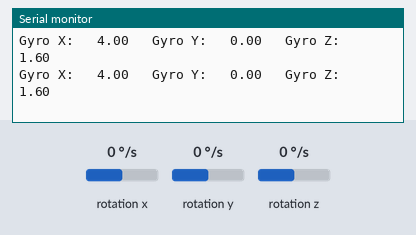
Bench run of a sketch on a simulated Arduino Uno, built with avr-gcc and run on an emulated ATmega328P. Parts: the last lines printed to the serial monitor. Wiring (inferred from the names in the program): MPU-6050 motion sensor at I2C address 0x68. Inputs (shaded band) come from the test bench; at power-on: rotation x 0 °/s, rotation y 0 °/s, rotation z 0 °/s.

Above: at 1.2 s.
1.3 s: rotation x set to -192 °/s
At 1.36 s:
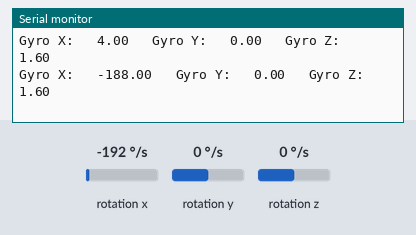
2.8 s: rotation y set to -192 °/s
At 2.89 s:
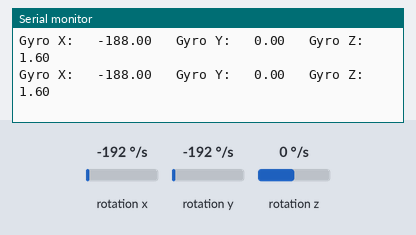
5.8 s: rotation z set to -192 °/s
At 5.87 s:
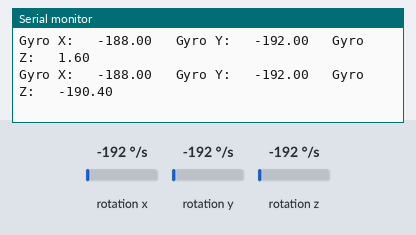
7.3 s: rotation x set to -100 °/s
At 7.31 s:
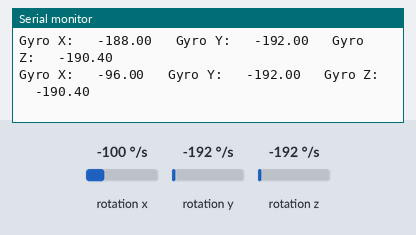
10.3 s: rotation y set to 0 °/s
At 10.39 s:
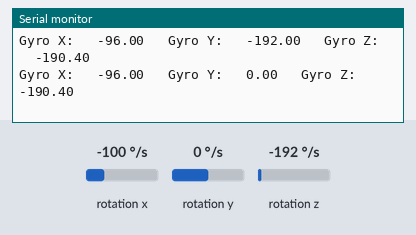
Timing chart, 0 to 13.3 s (numbered marks = the images above; inputs shaded):
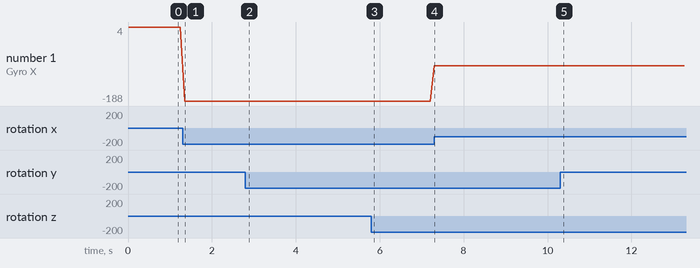

Measured:
- after the input at 1.3 s, the serial monitor: prints a new line after 0.05 s (image 1)
- after the input at 5.8 s, the serial monitor: prints a new line after 0.07 s (image 3)
- after the input at 7.3 s, the serial monitor: prints a new line at once (image 4)
- after the input at 10.3 s, the serial monitor: prints a new line after 0.08 s (image 5)
- plotted number 1: 4 → -188 after the input at 1.3 s, -188 → -96 after the input at 7.3 s

The sketch:

calculAngle.ino
```cpp
#include <Wire.h>

// Adresse du MPU6050
const int MPU6050_ADDRESS = 0x68;

void setup() {
  Serial.begin(9600);

  // Initialisation du MPU6050
  Wire.begin();
  Wire.beginTransmission(MPU6050_ADDRESS);
  Wire.write(0x6B); // Régistre de configuration du MPU6050
  Wire.write(0);    // Valeur pour activer le MPU6050
  Wire.endTransmission(true);
  delay(20); // Laisser le MPU6050 s'initialiser
}

void loop() {
  // Lecture des données du gyroscope
  Wire.beginTransmission(MPU6050_ADDRESS);
  Wire.write(0x43); // Régistre de départ pour les données du gyroscope
  Wire.endTransmission(false);
  Wire.requestFrom(MPU6050_ADDRESS, 6, true);

  // Lecture des valeurs brutes du gyroscope (16 bits par axe)
  int16_t rawGyroX = Wire.read() << 8 | Wire.read();
  int16_t rawGyroY = Wire.read() << 8 | Wire.read();
  int16_t rawGyroZ = Wire.read() << 8 | Wire.read();

  // Conversion des valeurs brutes en degrés par seconde (dps)
  float gyroX = (rawGyroX / 131.0)+ 4; // Sensibilité du gyroscope pour ±250 dps
  float gyroY = rawGyroY / 131.0;
  float gyroZ = rawGyroZ / 131.0 + 1.6;

  // Affichage des valeurs du gyroscope
  Serial.print("Gyro X:   ");
  Serial.print(gyroX);
  Serial.print("   Gyro Y:   ");
  Serial.print(gyroY);
  Serial.print("   Gyro Z:   ");
  Serial.println(gyroZ);

  delay(100); // Pause entre les lectures
}


/*
#include <Wire.h>

// Constantes pour l'adresse du MPU6050
const int MPU6050_ADDRESS = 0x68;

// Variables pour les angles roll et pitch
float roll = 0;
float pitch = 0;

void setup() {
  Serial.begin(9600);

  // Initialisation du MPU6050
  Wire.begin();
  Wire.beginTransmission(MPU6050_ADDRESS);
  Wire.write(0x6B); // Régistre de configuration du MPU6050
  Wire.write(0);    // Valeur pour activer le MPU6050
  Wire.endTransmission(true);
  delay(20); // Laisser le MPU6050 s'initialiser
}

void loop() {
  // Lecture des données de l'accéléromètre
  Wire.beginTransmission(MPU6050_ADDRESS);
  Wire.write(0x3B); // Régistre de départ pour les données de l'accéléromètre
  Wire.endTransmission(false);
  Wire.requestFrom(MPU6050_ADDRESS, 6, true);

  // Lecture des valeurs brutes de l'accéléromètre
  int16_t rawAccX = Wire.read() << 8 | Wire.read();
  int16_t rawAccY = Wire.read() << 8 | Wire.read();
  int16_t rawAccZ = Wire.read() << 8 | Wire.read();

  // Conversion des valeurs brutes en g (accélération)
  float accX = rawAccX / 16384.0; // Sensibilité de l'accéléromètre ±2g
  float accY = rawAccY / 16384.0;
  float accZ = rawAccZ / 16384.0;

  // Calcul des angles roll et pitch à partir de l'accéléromètre
  roll = (atan2(accZ, sqrt(accX*accX+accY*accY)) * 180 / PI) - 1;
  float  yaw = atan2(accX, accZ) * 180 / PI;
  pitch = (atan(-1 * accY / sqrt(pow(accZ, 2) + pow(accX, 2))) * 180 / PI);


  // Affichage des angles roll et pitch
  Serial.print("AccX: ");
  Serial.print(accX -0.05);
  Serial.print("AccY: ");
  Serial.print(accY - 1);
  Serial.print("AccZ: ");
  Serial.println(accZ- 0.05);


  delay(100); // Pause entre les lectures
}*/
```
